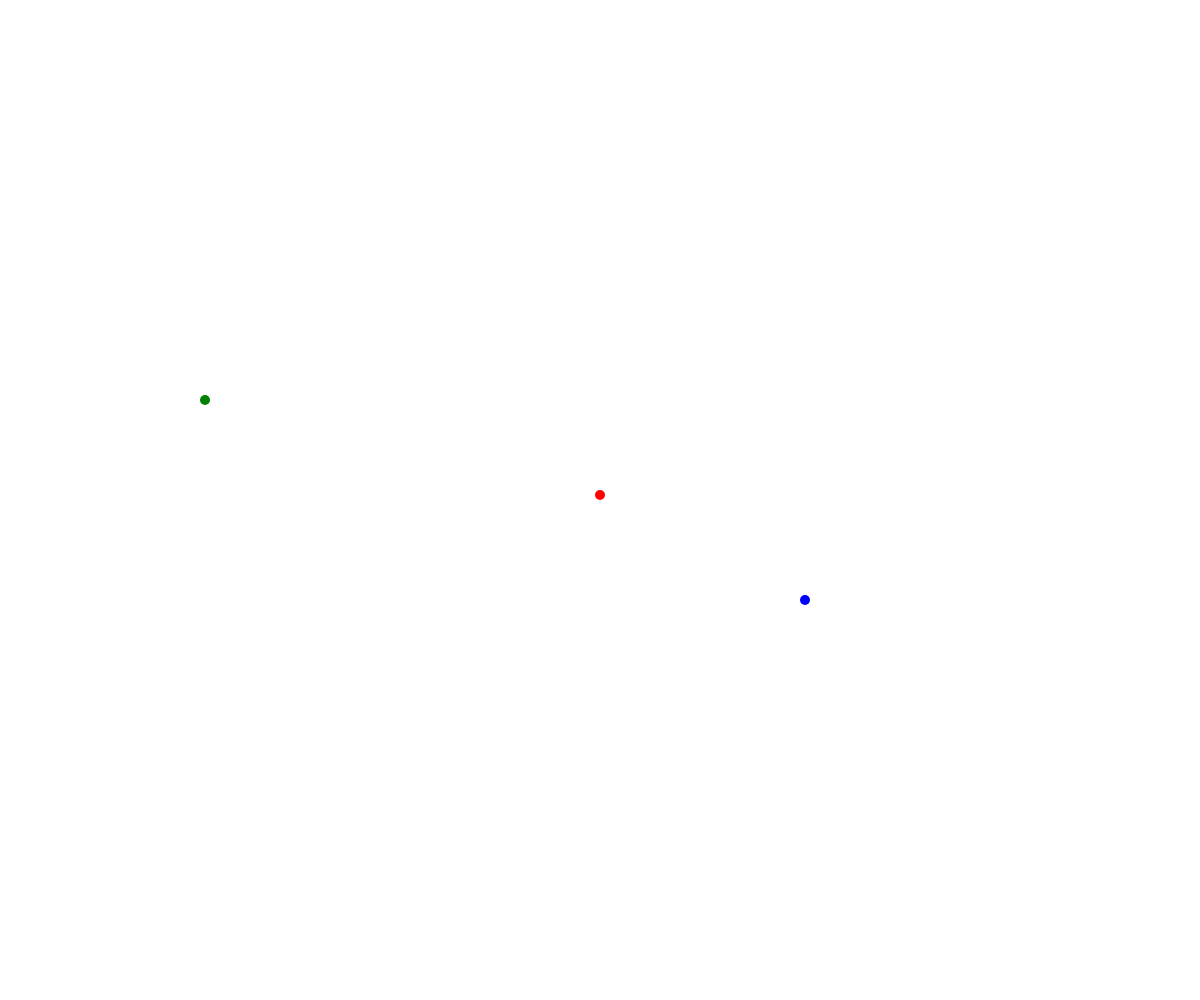
Frame 1 (no input)
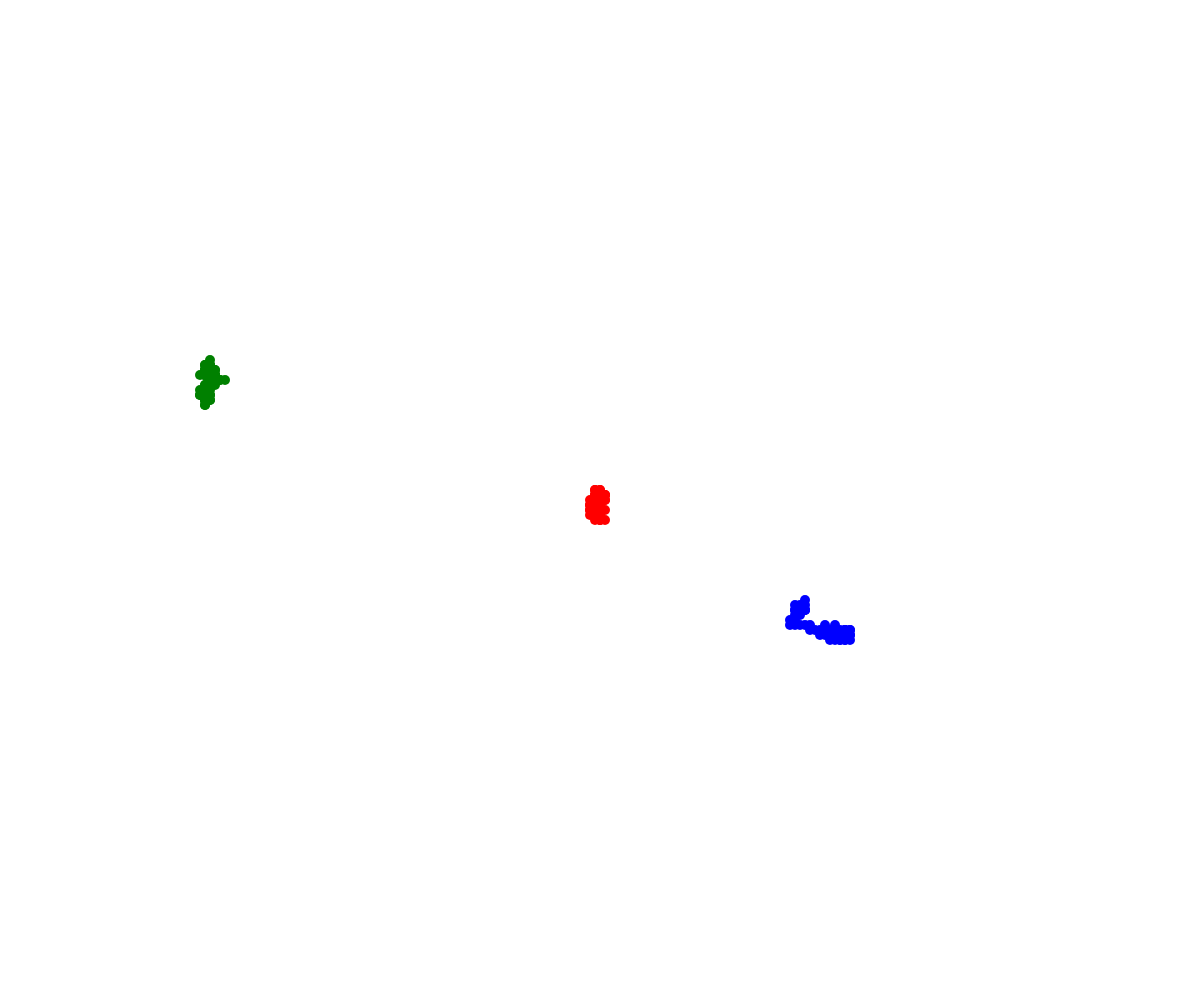
Frame 60 (no input)
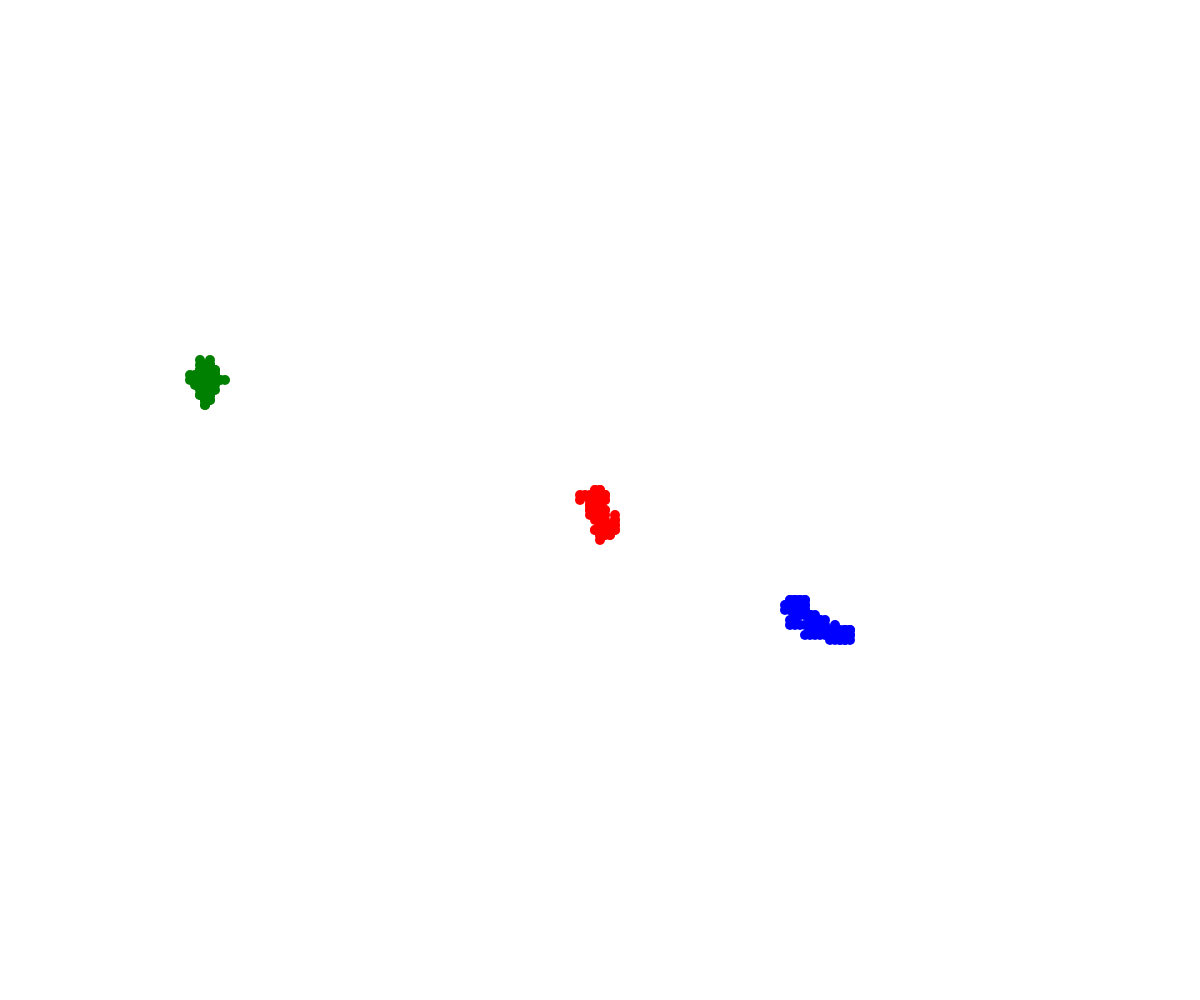
Frame 120 (the mouse pressed at the canvas centre since frame 60)

The p5.js sketch that drew these frames (run headless with seeded random() and noise() and a simulated clock; from frame 60 on, the mouse is pressed at the canvas centre):

// p5.js sketch
// ── sketch.js
//OOP Walker Demo

class Walker {
  constructor(x, y, theColor) {
    this.x = x;
    this.y = y;
    this.stepSize = 5;
    this.color = theColor;
    this.radius = 5;
  }

  display() {
    fill(this.color);
    circle(this.x, this.y, this.radius*2);
  }

  move() {
    let choice = random(100);
    if (choice < 25) {
      //move up
      this.y -= this.stepSize;
    }
    else if (choice < 50) {
      //move down
      this.y += this.stepSize;
    }
    else if (choice < 75) {
      //move right
      this.x += this.stepSize;
    }
    else {
      //move left
      this.x -= this.stepSize;
    }
  }
}

let maram; 
let griffin;
let seth; 


function setup() {
  createCanvas(windowWidth, windowHeight);
  maram = new Walker(width/2, height/2, "red");
  griffin = new Walker (200, 400, "green");
  seth = new Walker(800, 600, "blue");
  noStroke();
}

function draw() {
  griffin.move();
  maram.move();
  seth.move();

  griffin.display();
  maram.display();
  seth.display();
}
